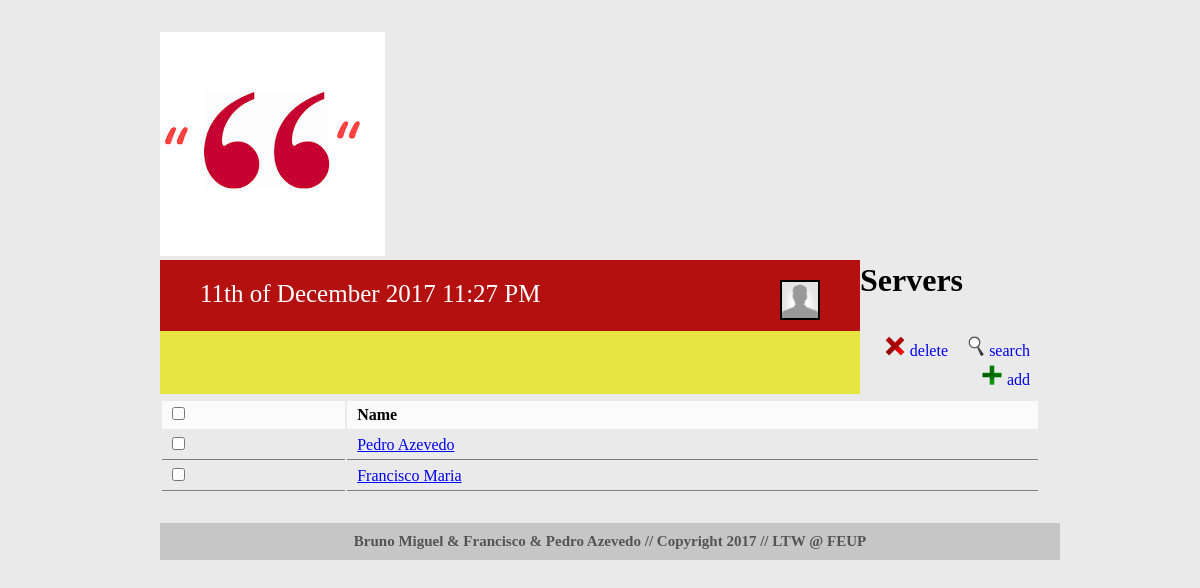
Page /servers_page.php (signed in) on the earlier database version.
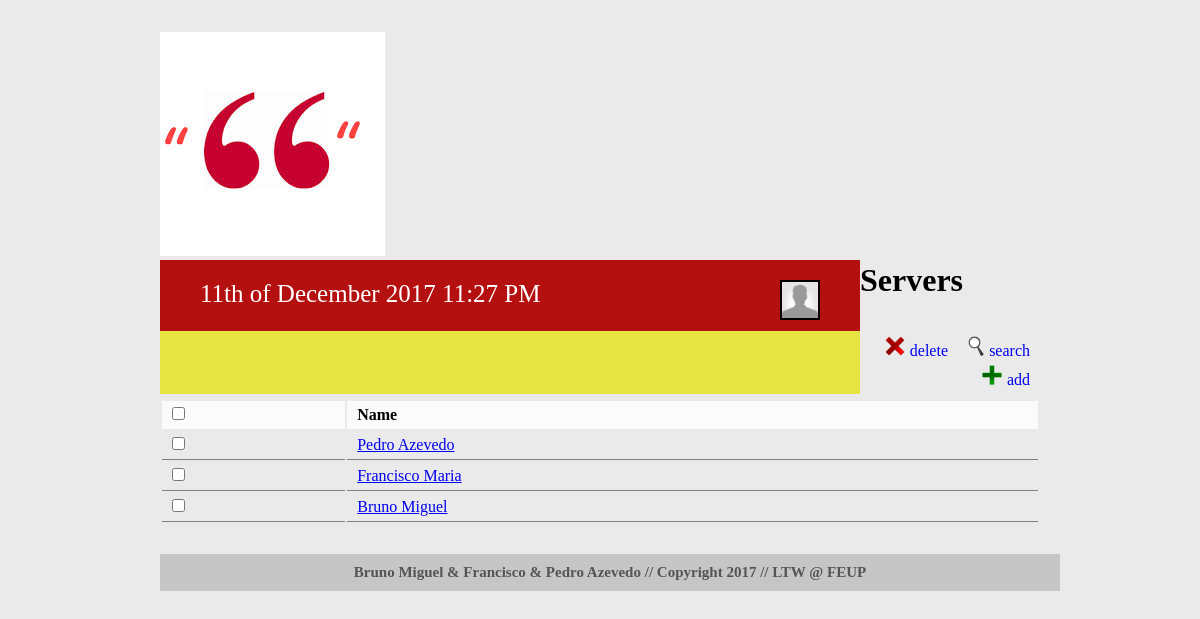
Same page on the later database version.
### tables this page shows
CREATE TABLE servers (
  server_id INTEGER PRIMARY KEY AUTOINCREMENT,
  name      TEXT,
  url       TEXT
);

### database/db.php (called while the page is built, shortened)
<?php
    class Database {
        private $database;
        public function __construct($sqlite_file_path) {
            try {
                $this->base_path = $_SERVER['SERVER_NAME'] . $_SERVER['PHP_SELF'];
                $this->database = new PDO('sqlite:' . $sqlite_file_path);
                $this->database->setAttribute(PDO::ATTR_ERRMODE, PDO::ERRMODE_EXCEPTION);
            }
            catch (PDOException $e) {
                echo 'Connection to database failed: ' . $e->getMessage();
            }
        }
		public function get_servers() {
			$statement = $this->database->prepare('SELECT * FROM servers');
			$statement->execute();
			return $statement->fetchAll();
		}
    }
?>

### templates/html_list_servers.php (the view, shortened to what this page needs)
<form>
  <table class="list serverslist" id="<? echo $servers_section; ?>table">
    <tr>
      <td><input class="checkboxcontrol" type="checkbox"/></td>
      <td>Name</td>
    </tr><?
    foreach ($servers_list as $server) {
      echo '<tr>';
      echo '<td><input id="' . $server['server_id'] . '" type="checkbox"/></td>';
      echo '<td><a id="' . $server['url'] . '"href="server_page.php?id=' . $server['server_id'] . '">' . $server['name'] . '</a></td>';
      echo '</tr>';
    }
?></table>
</form>

### servers_page.php (shortened to what this page needs)
<?php
if (isset($_SESSION['loggedin']) && ($_SESSION['usertype'] == 1)) {
  require_once('./database/db.php');
  $db = new Database('./database/helpo.db');
  $servers_list = $db->get_servers();
  $servers_section = "servers";
  require_once('./templates/html_header.php');?>
  <div id="servers">
    <h1>Servers</h1>
    <div id="serverscontent">
    <a href="#"><div class="button" id="search"><img src="./images/search-icon.png"/>search</div></a>
    <a href="#"><div class="button" id="delete"><img src="./images/delete-icon.png"/>delete</div></a>
    <a href="#"><div class="button" id="add"><img src="./images/add-icon.png"/>add</div></a>
  <?require_once('./templates/html_list_servers.php');
  echo '</div>';
  echo '</div>';
  require_once('./templates/html_footer.php');
} else {
  header('Location: ./home.php');
}

### templates/html_header.php (shortened to what this page needs)
<?php
   require_once('database/db.php');
?>
<!DOCTYPE html>
  <html>
    <head>
      <link rel="stylesheet" href="css/header.css">
    </head>
    <body>
      <div id="header">
        <div id="logo">
          <a href="home.php"><img src="images/logo.jpg" alt="Logo" /></a>
        </div>
        <div id="redLine">
          <?
            echo '<div class="text dateheader">' . date('jS \of F Y h:i A') . '</div>';
            if (isset($_SESSION['loggedin']))
            {
               echo '<div id="usershow"><a href="profile_page.php?id='. $_SESSION['userid'] . '">';
               if ($_SESSION['useravatar'] != NULL) {
                  echo '<img class="mini_avatar" src="' . $_SESSION['useravatar'] . '"/>';
               } else {
                  echo '<img class="mini_avatar" src="./images/default-avatar.png"/>';
               }
               echo '<div class="text">' . $_SESSION['usernickname'] . '</div></a>';
               echo '<div id="usermenu">';
               echo '<a href="./templates/actions/action_logout.php"><p> Log out </p></a></div></div>';
            }else {?>
            <?}?>
        </div>
        <div id="yellowLine">
        </div>
      </div>

### templates/html_footer.php (shortened to what this page needs)
    <div id="footer">
      Bruno Miguel & Francisco & Pedro Azevedo // Copyright 2017 // LTW @ FEUP
    </div>
  </body>
</html>

### css/header.css (style rules this page uses)
* { margin: 0px; font-family: Trebuchet MS; }
body { margin: 2em 10em 3em 10em; background-color: #eaeaea; }
div#header { height: 200px; padding: 0px; margin-bottom: 30px; }
div#header div.text { font-size: 25px; color: white; padding-top: 20px; padding-left: 10px; padding-right: 30px; }
div.dateheader { margin-left: 30px; }
#redLine { background-color: #b51010; float: left; width: 700px; height: 71px; }
div#redLine div.text { float: left; height: 100%; }
#yellowLine { background-color: #e7e541; float: left; width: 700px; height: 63px; }
.button img { height: 20px; margin-right: 5px; }
.button { float: right; padding: 0px 10px; padding-top: 5px; vertical-align: top; }
.list { width: 100%; float: left; margin-top: 5px; }
.list tr td { padding: 5px 10px; }
.list tr:first-child td { font-weight: bold; background-color: rgba(255, 255, 255, 0.8); }
.list tr:not(:first-child) td { border-bottom: 1px gray solid; }
#usershow { font-size: 25px; color: white; padding-top: 20px; padding-left: 10px; padding-right: 30px; float: right; height: 100%; }
img.mini_avatar { width: 36px; position: relative; clip: rect(0px, 40px, 40px, 0px); float: left; border: 2px double black; margin-right: 10px; }
div#footer { width: 900px; float: left; background-color: #c7c6c6; color: #555454; margin-top: 30px; text-align: center; padding: 10px 0px; font-weight: bold; font-size: 15px; }

Differences in the rows shown:
added servers: name "Bruno Miguel"
